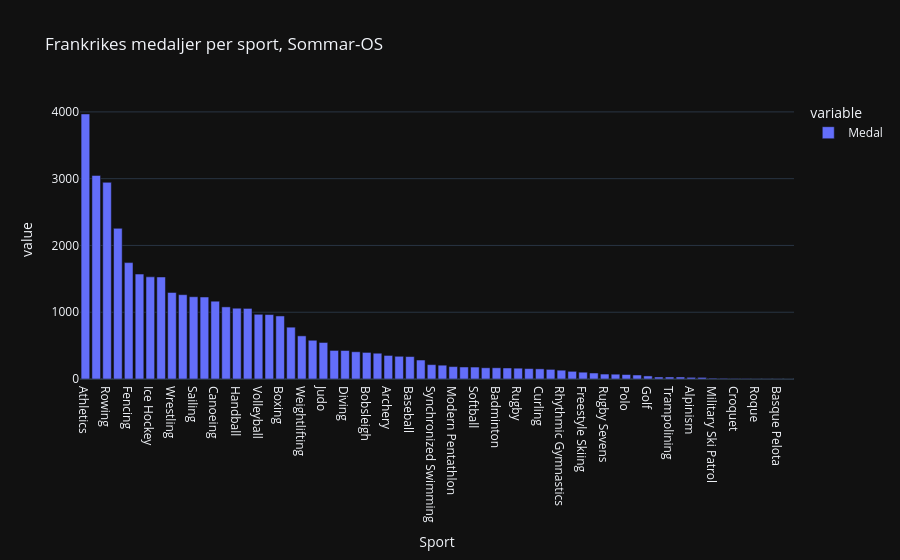

Here is the notebook cell this chart was saved with:
### Code cell
import plotly.express as px

medals_per_sport = fra_medals.groupby("Sport")["Medal"].count().sort_values(ascending=False)

px.bar(medals_per_sport, title="Frankrikes medaljer per sport, Sommar-OS")

### Figure 1 — Plotly figure (JSON) as saved in the notebook; plotly's stock layout.template omitted (floating-point values rounded to 4 significant figures)
{"data": [{"hovertemplate": "variable=Medal<br>Sport=%{x}<br>value=%{y}<extra></extra>", "legendgroup": "Medal", "marker": {"color": "#636efa", "pattern": {"shape": ""}}, "name": "Medal", "orientation": "v", "showlegend": true, "textposition": "auto", "x": ["Athletics", "Swimming", "Rowing", "Gymnastics", "Fencing", "Football", "Ice Hockey", "Hockey", "Wrestling", "Cycling", "Sailing", "Shooting", "Canoeing", "Basketball", "Handball", "Water Polo", "Volleyball", "Equestrianism", "Boxing", "Cross Country Skiing", "Weightlifting", "Speed Skating", "Judo", "Alpine Skiing", "Diving", "Biathlon", "Bobsleigh", "Figure Skating", "Archery", "Tennis", "Baseball", "Short Track Speed Skating", "Synchronized Swimming", "Ski Jumping", "Modern Pentathlon", "Luge", "Softball", "Table Tennis", "Badminton", "Nordic Combined", "Rugby", "Art Competitions", "Curling", "Taekwondo", "Rhythmic Gymnastics", "Tug-Of-War", "Freestyle Skiing", "Snowboarding", "Rugby Sevens", "Beach Volleyball", "Polo", "Lacrosse", "Golf", "Triathlon", "Trampolining", "Skeleton", "Alpinism", "Cricket", "Military Ski Patrol", "Racquets", "Croquet", "Motorboating", "Roque", "Jeu De Paume", "Basque Pelota", "Aeronautics"], "xaxis": "x", "y": [3969, 3048, 2945, 2256, 1743, 1571, 1530, 1528, 1296, 1263, 1232, 1228, 1165, 1080, 1060, 1057, 969, 965, 944, 776, 646, 580, 547, 428, 427, 408, 398, 386, 353, 340, 336, 284, 215, 207, 186, 180, 179, 168, 168, 165, 162, 156, 152, 144, 132, 115, 102, 90, 74, 72, 67, 60, 46, 30, 30, 30, 25, 24, 12, 10, 8, 7, 3, 3, 2, 1], "yaxis": "y", "type": "bar"}], "layout": {"xaxis": {"anchor": "y", "domain": [0.0, 1.0], "title": {"text": "Sport"}}, "yaxis": {"anchor": "x", "domain": [0.0, 1.0], "title": {"text": "value"}}, "legend": {"title": {"text": "variable"}, "tracegroupgap": 0}, "title": {"text": "Frankrikes medaljer per sport, Sommar-OS"}, "barmode": "relative"}}
